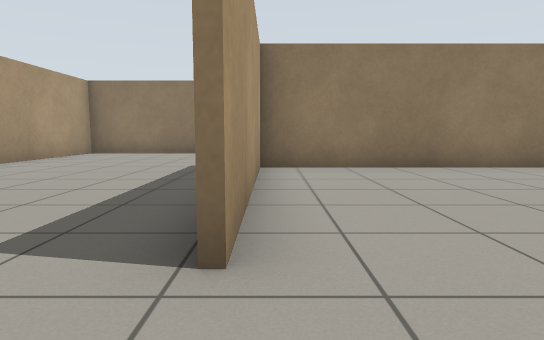
view 1 (above)

14 first-person views from a walk through a world built for the Gazebo simulator. The camera is 0.72 m above the floor, tilts 6° down and sees 75° across. The floor is counted in squares, 1 m on a side. Each view is taken from the middle of a square. On the plan, view 1 faces up. The plan holds only what a view shows up to about 11 squares ahead; the rest is blank.

view 2
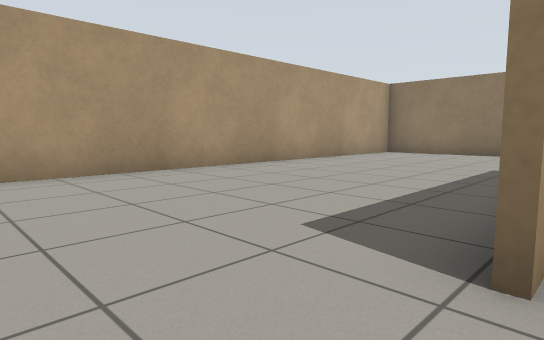

view 3
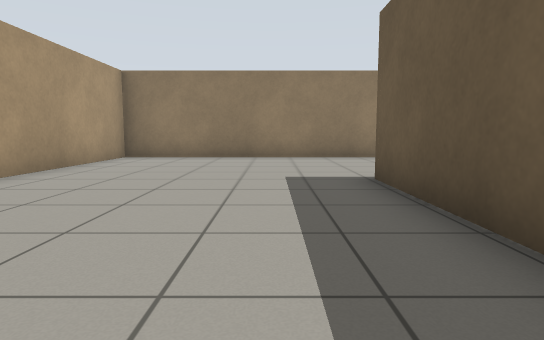

view 4
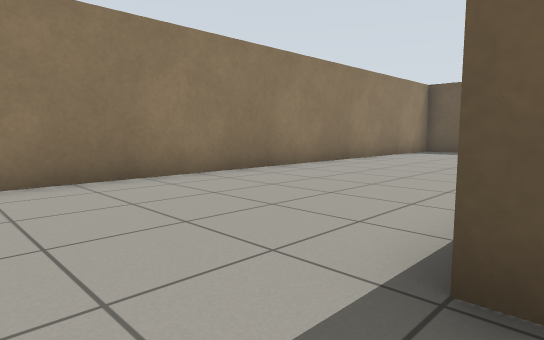

view 5
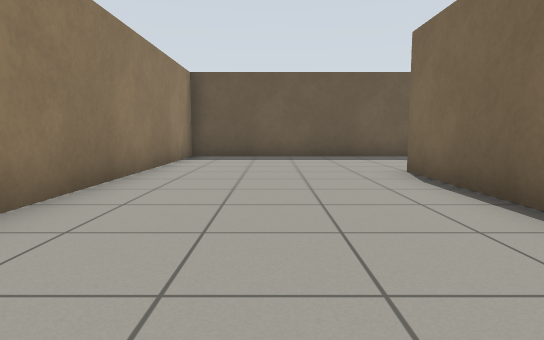

view 6
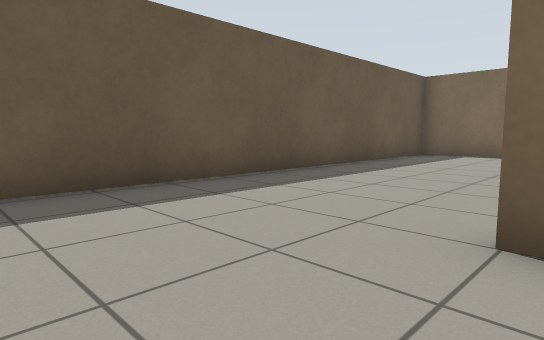

view 7
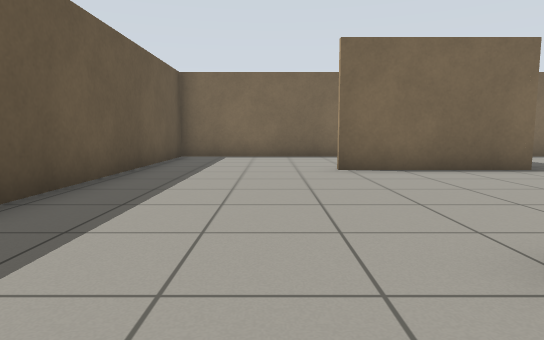

view 8
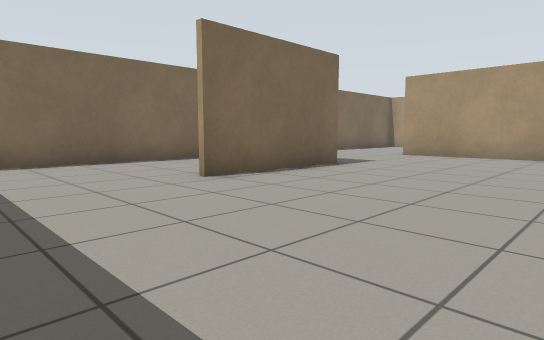

view 9
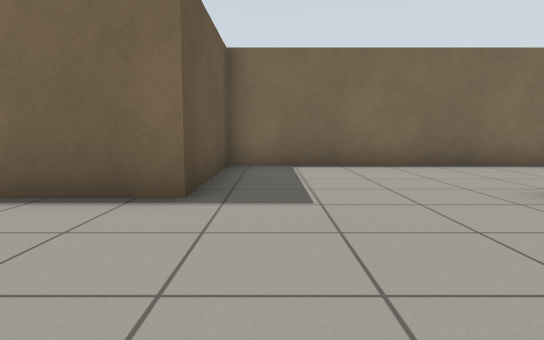

view 10
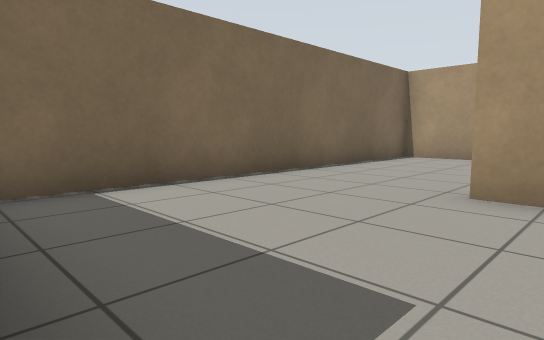

view 11
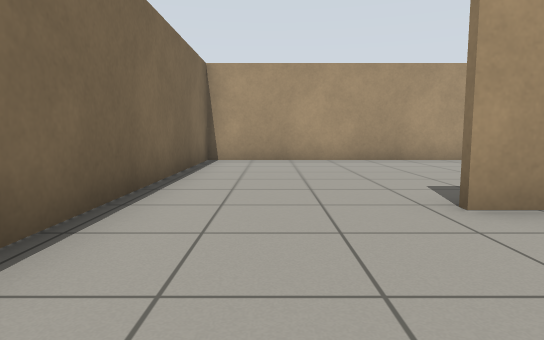

view 12
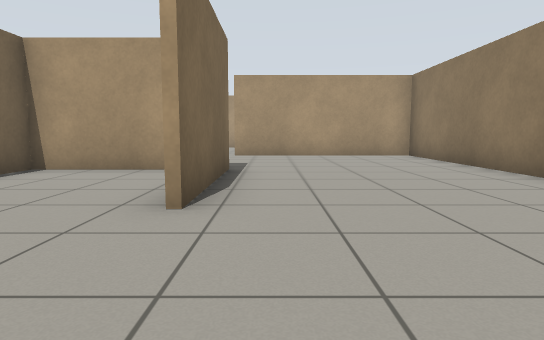

view 13
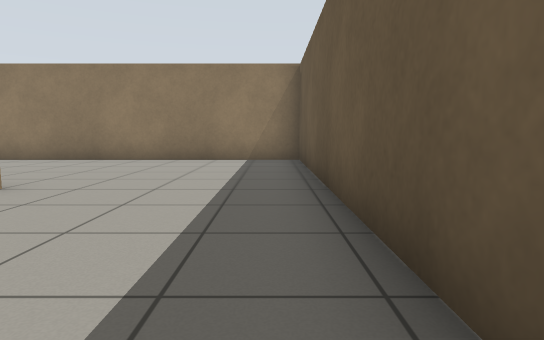

view 14
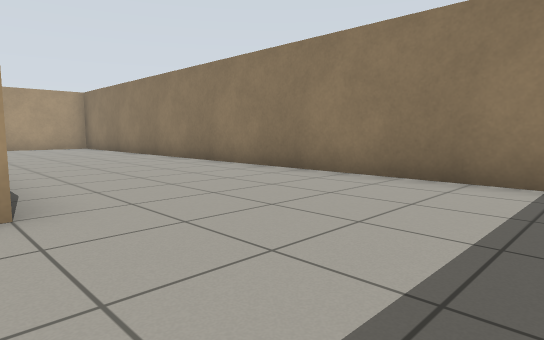

### Floor plan
Points are (right, up) in squares from view 1. A wall is a line through its corners. A room is listed if a view was taken in it or the views show most of it. See-through windows are left out.
Room 1 (views 1, 2, 3, 4, 5, 6, 7, 8, 9, 10, 11, 12, 13, 14)
walls: (4.1, 7.5) (7.6, 7.5); (-0.4, 4) (-0.4, 7.5); (5.8, 7.4) (-0.2, 7.4) (-0.2, 1.8); (4.1, 1) (4.1, -1.7); (4, -1.7) (4, 2.1) (7.8, 2.1); (-6.3, 12.4) (-6.3, -1.7) (11.7, -1.7) (11.7, 12.4) (-6.3, 12.4)

Where each view was taken, in squares from view 1:
view 1: 0 up, 0 right, facing up
view 2: 0 up, 0 right, facing up-left
view 3: 2 up, 2 left, facing up
view 4: 7 up, 2 left, facing up-right
view 5: 10 up, 1 right, facing right
view 6: 10 up, 7 right, facing down-right
view 7: 9 up, 9 right, facing down
view 8: 7 up, 11 right, facing down-left
view 9: 6 up, 3 right, facing down
view 10: 3 up, 4 right, facing down-left
view 11: 0 up, 3 right, facing left
view 12: 3 up, 11 right, facing left
view 13: 3 up, 11 right, facing up
view 14: 7 up, 11 right, facing up-left
